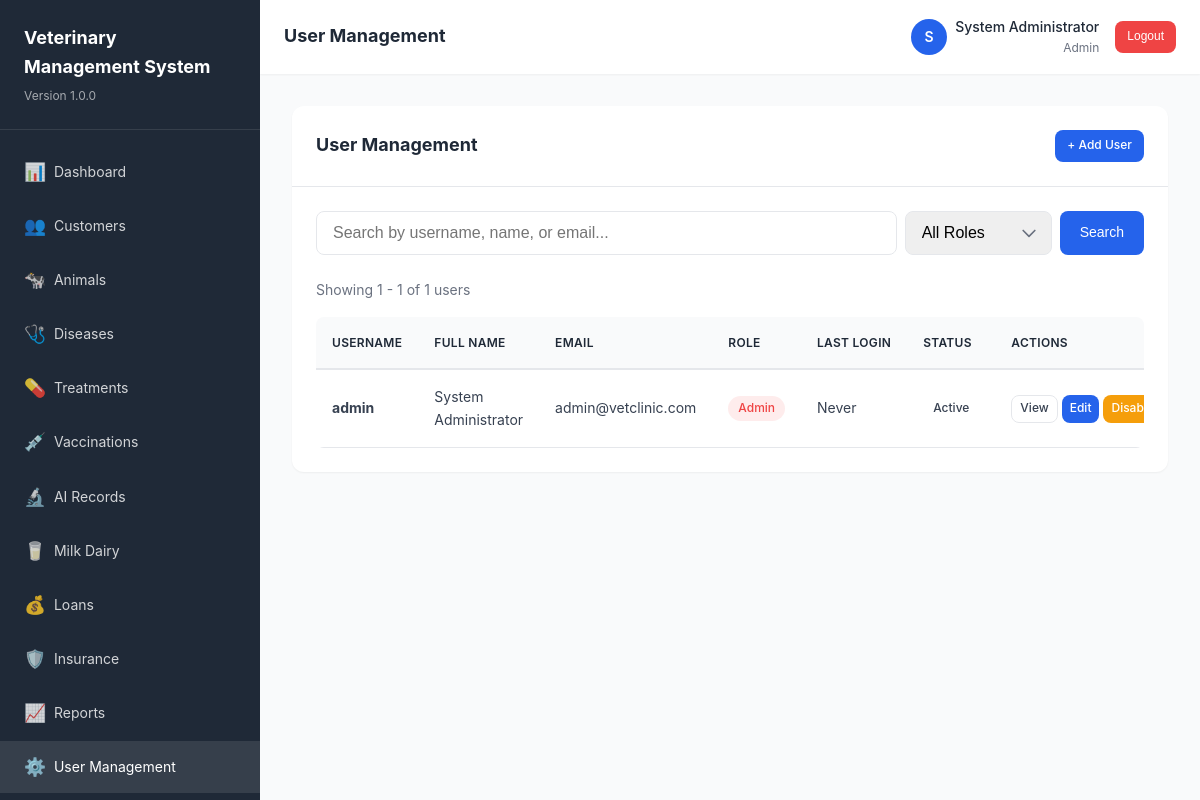
The page /modules/auth/users.php (signed in) on the database its author committed.
### tables this page shows
CREATE TABLE users (
    id INT PRIMARY KEY AUTO_INCREMENT,
    username VARCHAR(50) UNIQUE NOT NULL,
    password VARCHAR(255) NOT NULL,
    full_name VARCHAR(100) NOT NULL,
    email VARCHAR(100) UNIQUE NOT NULL,
    phone VARCHAR(20),
    role ENUM('admin', 'veterinarian', 'staff', 'farm_owner') NOT NULL,
    status ENUM('active', 'inactive') DEFAULT 'active',
    created_at TIMESTAMP DEFAULT CURRENT_TIMESTAMP,
    updated_at TIMESTAMP DEFAULT CURRENT_TIMESTAMP ON UPDATE CURRENT_TIMESTAMP,
    last_login TIMESTAMP NULL
);

### includes/session.php (called while the page is built, shortened)
<?php
function isLoggedIn() {
    return isset($_SESSION['user_id']) && isset($_SESSION['username']);
}
function hasRole($role) {
    return $_SESSION['role'] === $role;
}
function getCurrentUserId() {
    return $_SESSION['user_id'] ?? null;
}
function getCurrentUserRole() {
    return $_SESSION['role'] ?? null;
}
function getCurrentUserFullName() {
    return $_SESSION['full_name'] ?? 'User';
}

### modules/auth/users.php (the view, shortened to what this page needs)
<?php
require_once '../../config/config.php';
$pageTitle = 'User Management';
$search = isset($_GET['search']) ? sanitize($_GET['search']) : '';
$page = isset($_GET['page']) ? intval($_GET['page']) : 1;
$recordsPerPage = RECORDS_PER_PAGE;
$offset = ($page - 1) * $recordsPerPage;
$whereClause = "WHERE 1=1";
$totalQuery = "SELECT COUNT(*) as total FROM users $whereClause";
$totalResult = $conn->query($totalQuery);
$totalRecords = $totalResult->fetch_assoc()['total'];
$query = "SELECT * FROM users $whereClause ORDER BY created_at DESC LIMIT $offset, $recordsPerPage";
$result = $conn->query($query);
include_once INCLUDES_PATH . '/header.php';
?>
<div class="card">
    <div class="card-header">
        <h3>User Management</h3>
        <a href="add_user.php" class="btn btn-primary btn-sm">+ Add User</a>
    </div>
    <div class="card-body">
        <div class="search-bar">
            <form method="GET" action="">
                <input
                    type="text"
                    name="search"
                    class="form-control"
                    placeholder="Search by username, name, or email..."
                    value="<?php echo htmlspecialchars($search); ?>"
                >
                <select name="role" class="form-control select-filter">
                    <option value="">All Roles</option>
                </select>
                <button type="submit" class="btn btn-primary">Search</button>
            </form>
        </div>
        <?php if ($totalRecords > 0): ?>
        <p class="text-muted mb-20" style="font-size: var(--font-sm);">
            Showing <?php echo $offset + 1; ?> - <?php echo min($offset + $recordsPerPage, $totalRecords); ?> of <?php echo $totalRecords; ?> users
        </p>
        <?php endif; ?>
        <div class="table-responsive">
            <table>
                <thead>
                    <tr>
                        <th>Username</th>
                        <th>Full Name</th>
                        <th class="hide-mobile">Email</th>
                        <th>Role</th>
                        <th class="hide-mobile">Last Login</th>
                        <th>Status</th>
                        <th>Actions</th>
                    </tr>
                </thead>
                <tbody>
                    <?php if ($result->num_rows > 0): ?>
                        <?php while ($user = $result->fetch_assoc()): ?>
                        <tr>
                            <td><strong><?php echo htmlspecialchars($user['username']); ?></strong></td>
                            <td><?php echo htmlspecialchars($user['full_name']); ?></td>
                            <td class="hide-mobile"><?php echo htmlspecialchars($user['email']); ?></td>
                            <td>
                                <?php
                                $roleClass = [
                                    'admin' => 'badge-danger',
                                    'veterinarian' => 'badge-primary',
                                    'staff' => 'badge-warning',
                                    'farm_owner' => 'badge-success'
                                ];
                                $class = $roleClass[$user['role']] ?? 'badge-secondary';
                                ?>
                                <span class="badge <?php echo $class; ?>"><?php echo ucfirst(str_replace('_', ' ', $user['role'])); ?></span>
                            </td>
                            <td class="hide-mobile">
                                <?php echo $user['last_login'] ? formatDateTime($user['last_login']) : 'Never'; ?>
                            </td>
                            <td><?php echo getStatusBadge($user['status']); ?></td>
                            <td>
                                <div class="action-buttons">
                                    <a href="view_user.php?id=<?php echo $user['id']; ?>" class="btn btn-sm btn-outline">View</a>
                                    <a href="edit_user.php?id=<?php echo $user['id']; ?>" class="btn btn-sm btn-primary">Edit</a>
                                    <?php if ($user['id'] !== getCurrentUserId()): ?>
                                    <a href="?toggle=<?php echo $user['id']; ?>" class="btn btn-sm btn-warning" onclick="return confirm('Toggle user status?')"><?php echo $user['status'] === 'active' ? 'Disable' : 'Enable'; ?></a>
                                    <?php endif; ?>
                                </div>
                            </td>
                        </tr>
                        <?php endwhile; ?>
                    <?php endif; ?>
                </tbody>
            </table>
        </div>
    </div>
</div>
<?php include_once INCLUDES_PATH . '/footer.php'; ?>

### includes/header.php (shortened to what this page needs)
<!DOCTYPE html>
<html lang="en">
<head>
    <link rel="stylesheet" href="<?php echo APP_URL; ?>/public/css/style.css">
</head>
<body>
    <div class="dashboard">
        <aside class="sidebar" id="sidebar">
            <div class="sidebar-header">
                <h2><?php echo APP_NAME; ?></h2>
                <p>Version <?php echo APP_VERSION; ?></p>
            </div>
            <ul class="sidebar-menu">
                <li>
                    <a href="<?php echo APP_URL; ?>/public/dashboard.php" class="<?php echo basename($_SERVER['PHP_SELF']) == 'dashboard.php' ? 'active' : ''; ?>">
                        <span>📊</span> Dashboard
                    </a>
                </li>
                <li>
                    <a href="<?php echo APP_URL; ?>/modules/customers/list.php" class="<?php echo strpos($_SERVER['PHP_SELF'], 'customers') !== false ? 'active' : ''; ?>">
                        <span>👥</span> Customers
                    </a>
                </li>
                <li>
                    <a href="<?php echo APP_URL; ?>/modules/animals/list.php" class="<?php echo strpos($_SERVER['PHP_SELF'], 'animals') !== false ? 'active' : ''; ?>">
                        <span>🐄</span> Animals
                    </a>
                </li>
                <li>
                    <a href="<?php echo APP_URL; ?>/modules/diseases/list.php" class="<?php echo strpos($_SERVER['PHP_SELF'], 'diseases') !== false ? 'active' : ''; ?>">
                        <span>🩺</span> Diseases
                    </a>
                </li>
                <li>
                    <a href="<?php echo APP_URL; ?>/modules/treatments/list.php" class="<?php echo strpos($_SERVER['PHP_SELF'], 'treatments') !== false ? 'active' : ''; ?>">
                        <span>💊</span> Treatments
                    </a>
                </li>
                <li>
                    <a href="<?php echo APP_URL; ?>/modules/vaccinations/list.php" class="<?php echo strpos($_SERVER['PHP_SELF'], 'vaccinations') !== false ? 'active' : ''; ?>">
                        <span>💉</span> Vaccinations
                    </a>
                </li>
                <li>
                    <a href="<?php echo APP_URL; ?>/modules/ai/list.php" class="<?php echo strpos($_SERVER['PHP_SELF'], '/ai/') !== false ? 'active' : ''; ?>">
                        <span>🔬</span> AI Records
                    </a>
                </li>
                <li>
                    <a href="<?php echo APP_URL; ?>/modules/dairy/list.php" class="<?php echo strpos($_SERVER['PHP_SELF'], 'dairy') !== false ? 'active' : ''; ?>">
                        <span>🥛</span> Milk Dairy
                    </a>
                </li>
                <li>
                    <a href="<?php echo APP_URL; ?>/modules/loans/list.php" class="<?php echo strpos($_SERVER['PHP_SELF'], 'loans') !== false ? 'active' : ''; ?>">
                        <span>💰</span> Loans
                    </a>
                </li>
                <li>
                    <a href="<?php echo APP_URL; ?>/modules/insurance/list.php" class="<?php echo strpos($_SERVER['PHP_SELF'], 'insurance') !== false ? 'active' : ''; ?>">
                        <span>🛡️</span> Insurance
                    </a>
                </li>
                <li>
                    <a href="<?php echo APP_URL; ?>/modules/reports/index.php" class="<?php echo strpos($_SERVER['PHP_SELF'], 'reports') !== false ? 'active' : ''; ?>">
                        <span>📈</span> Reports
                    </a>
                </li>
                <?php if (hasRole('admin')): ?>
                <li>
                    <a href="<?php echo APP_URL; ?>/modules/auth/users.php" class="<?php echo strpos($_SERVER['PHP_SELF'], 'users') !== false ? 'active' : ''; ?>">
                        <span>⚙️</span> User Management
                    </a>
                </li>
                <?php endif; ?>
            </ul>
        </aside>
        <main class="main-content" id="main-content">
            <nav class="topbar">
                <div class="topbar-left">
                    <h3><?php echo isset($pageTitle) ? $pageTitle : 'Dashboard'; ?></h3>
                </div>
                <div class="topbar-right">
                    <div class="user-info">
                        <div class="user-avatar">
                            <?php echo strtoupper(substr(getCurrentUserFullName(), 0, 1)); ?>
                        </div>
                        <div class="user-details">
                            <div class="name"><?php echo getCurrentUserFullName(); ?></div>
                            <div class="role"><?php echo ucfirst(getCurrentUserRole()); ?></div>
                        </div>
                    </div>
                    <button type="button" class="btn btn-danger btn-sm" onclick="showLogoutModal()">Logout</button>
                </div>
            </nav>
            <div class="page-content">

### includes/functions.php (shortened to what this page needs)
<?php
function getStatusBadge($status) {
    $badges = [
        'active' => '<span class="badge bg-success">Active</span>',
        'inactive' => '<span class="badge bg-secondary">Inactive</span>',
        'completed' => '<span class="badge bg-success">Completed</span>',
        'pending' => '<span class="badge bg-warning">Pending</span>',
        'overdue' => '<span class="badge bg-danger">Overdue</span>',
        'paid' => '<span class="badge bg-success">Paid</span>',
        'approved' => '<span class="badge bg-success">Approved</span>',
        'rejected' => '<span class="badge bg-danger">Rejected</span>',
        'under_review' => '<span class="badge bg-info">Under Review</span>'
    ];
    return $badges[$status] ?? '<span class="badge bg-secondary">' . ucfirst($status) . '</span>';
}

### includes/footer.php (shortened to what this page needs)
            </div>
        </main>
    </div>
</body>
</html>

### rows shown on the page
users: username "admin", full_name "System Administrator", email "admin@vetclinic.com", role "Admin", shows "Never", status "Active", shows "Disable"

### other values the page prints
APP_NAME "Veterinary Management System"
APP_VERSION "1.0.0"
$pageTitle "User Management"
substr(getCurrentUserFullName(), 0, 1) "S"
getCurrentUserFullName() "System Administrator"
getCurrentUserRole() "Admin"
$offset + 1 "1"
min($offset + $recordsPerPage, $totalRecords) "1"
$totalRecords "1"
